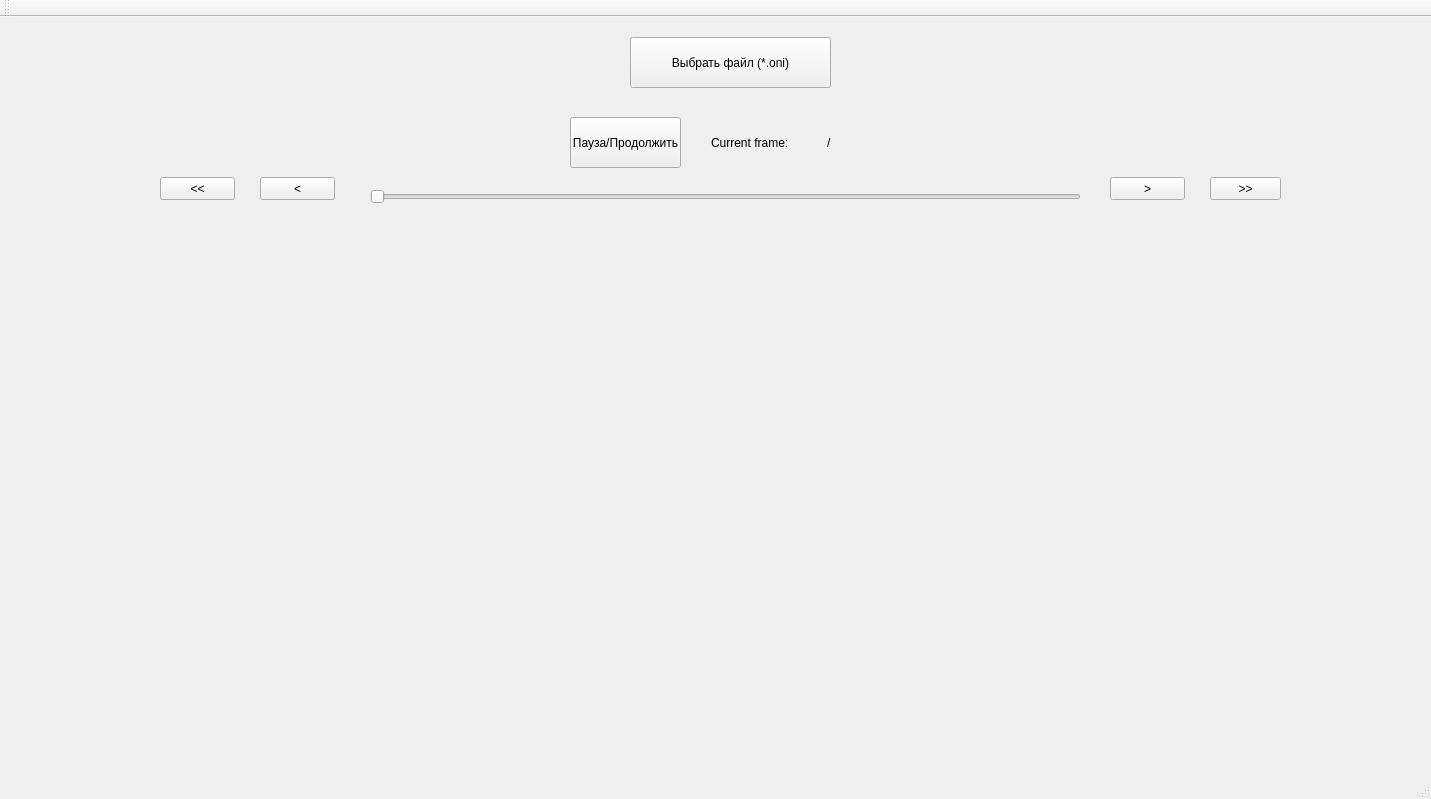
<?xml version="1.0" encoding="UTF-8"?>
<ui version="4.0">
 <class>QtGuiApplication1Class</class>
 <widget class="QMainWindow" name="QtGuiApplication1Class">
  <property name="geometry">
   <rect>
    <x>0</x>
    <y>0</y>
    <width>1431</width>
    <height>799</height>
   </rect>
  </property>
  <property name="windowTitle">
   <string>QtGuiApplication1</string>
  </property>
  <widget class="QWidget" name="centralWidget">
   <widget class="QPushButton" name="pushButton_2">
    <property name="geometry">
     <rect>
      <x>630</x>
      <y>20</y>
      <width>201</width>
      <height>51</height>
     </rect>
    </property>
    <property name="text">
     <string>Выбрать файл (*.oni)</string>
    </property>
   </widget>
   <widget class="QLabel" name="labelFrameDepth">
    <property name="geometry">
     <rect>
      <x>10</x>
      <y>220</y>
      <width>591</width>
      <height>431</height>
     </rect>
    </property>
    <property name="text">
     <string/>
    </property>
   </widget>
   <widget class="QLabel" name="labelFrameColor">
    <property name="geometry">
     <rect>
      <x>750</x>
      <y>220</y>
      <width>591</width>
      <height>431</height>
     </rect>
    </property>
    <property name="text">
     <string/>
    </property>
   </widget>
   <widget class="QPushButton" name="pushButtonPause">
    <property name="geometry">
     <rect>
      <x>570</x>
      <y>100</y>
      <width>111</width>
      <height>51</height>
     </rect>
    </property>
    <property name="text">
     <string>Пауза/Продолжить</string>
    </property>
   </widget>
   <widget class="QSlider" name="horizontalSliderCurrentFrame">
    <property name="geometry">
     <rect>
      <x>370</x>
      <y>170</y>
      <width>711</width>
      <height>19</height>
     </rect>
    </property>
    <property name="orientation">
     <enum>Qt::Horizontal</enum>
    </property>
   </widget>
   <widget class="QPushButton" name="pushButtonBackward1Frame">
    <property name="geometry">
     <rect>
      <x>260</x>
      <y>160</y>
      <width>75</width>
      <height>23</height>
     </rect>
    </property>
    <property name="text">
     <string>&lt;</string>
    </property>
   </widget>
   <widget class="QPushButton" name="pushButtonBackward10Frame">
    <property name="geometry">
     <rect>
      <x>160</x>
      <y>160</y>
      <width>75</width>
      <height>23</height>
     </rect>
    </property>
    <property name="text">
     <string>&lt;&lt;</string>
    </property>
   </widget>
   <widget class="QPushButton" name="pushButtonForward1Frame">
    <property name="geometry">
     <rect>
      <x>1110</x>
      <y>160</y>
      <width>75</width>
      <height>23</height>
     </rect>
    </property>
    <property name="text">
     <string>&gt;</string>
    </property>
   </widget>
   <widget class="QPushButton" name="pushButtonForward10Frame">
    <property name="geometry">
     <rect>
      <x>1210</x>
      <y>160</y>
      <width>71</width>
      <height>23</height>
     </rect>
    </property>
    <property name="text">
     <string>&gt;&gt;</string>
    </property>
   </widget>
   <widget class="QWidget" name="">
    <property name="geometry">
     <rect>
      <x>700</x>
      <y>100</y>
      <width>171</width>
      <height>51</height>
     </rect>
    </property>
    <layout class="QHBoxLayout" name="horizontalLayout">
     <item>
      <widget class="QLabel" name="label">
       <property name="text">
        <string>Current frame:    </string>
       </property>
      </widget>
     </item>
     <item>
      <widget class="QLabel" name="labelCurrentFramesId">
       <property name="text">
        <string/>
       </property>
      </widget>
     </item>
     <item>
      <widget class="QLabel" name="label_3">
       <property name="text">
        <string>/</string>
       </property>
       <property name="wordWrap">
        <bool>false</bool>
       </property>
       <property name="margin">
        <number>0</number>
       </property>
      </widget>
     </item>
     <item>
      <widget class="QLabel" name="labelNumberOfFrames">
       <property name="text">
        <string/>
       </property>
      </widget>
     </item>
    </layout>
   </widget>
  </widget>
  <widget class="QMenuBar" name="menuBar">
   <property name="geometry">
    <rect>
     <x>0</x>
     <y>0</y>
     <width>1431</width>
     <height>21</height>
    </rect>
   </property>
  </widget>
  <widget class="QToolBar" name="mainToolBar">
   <attribute name="toolBarArea">
    <enum>TopToolBarArea</enum>
   </attribute>
   <attribute name="toolBarBreak">
    <bool>false</bool>
   </attribute>
  </widget>
  <widget class="QStatusBar" name="statusBar">
   <property name="baseSize">
    <size>
     <width>100</width>
     <height>20</height>
    </size>
   </property>
  </widget>
 </widget>
 <layoutdefault spacing="6" margin="11"/>
 <resources>
  <include location="QtGuiApplication1.qrc"/>
 </resources>
 <connections/>
</ui>
